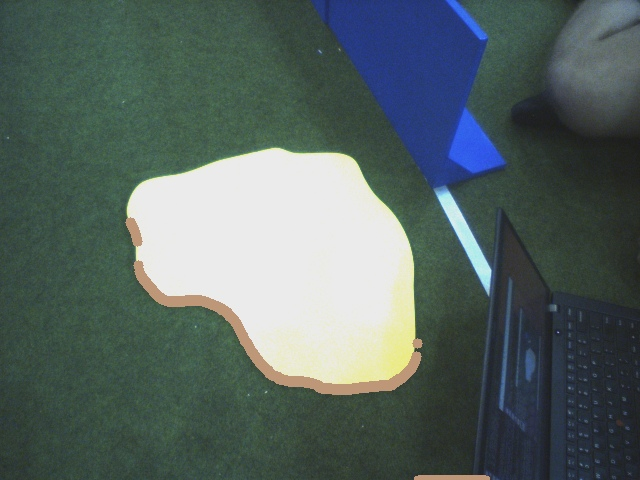
#> input picture images/2nVCIvvcv3U.jpg, 640 x 480 px
$ python -i image_processing.py   (imports and definitions only)   (older library calls are emulated)
#> lines starting #> are read from the running program, lines starting #| are printed output that depends on the picture; after the words box and inside, x2 and y2 are one past the last pixel; in counts of white or black regions, pixels touching at a corner belong together
import cv2
import numpy as np

#Basic image processing methods

#Method for filling holes in connected components of the mask
#Brings all the connected components to simply connected

def fill_holes (img):
    (h, w) = img.shape

    before_area = img.sum ()

    img_enlarged = np.zeros ((h + 2, w + 2), np.uint8)
    img_enlarged [1:h+1, 1:w+1] = img

    img_enl_not = cv2.bitwise_not (img_enlarged)
    th, im_th = cv2.threshold (img_enl_not, 220, 255, cv2.THRESH_BINARY_INV);

    im_floodfill = im_th.copy()

    h, w = im_th.shape[:2]
    mask = np.zeros((h+2, w+2), np.uint8)

    cv2.floodFill(im_floodfill, mask, (0,0), 255);
    im_floodfill_inv = cv2.bitwise_not(im_floodfill)
    im_out = im_th | im_floodfill_inv

    result = im_out [1:h-1, 1:w-1]

    return result

#Method for bringing 3-channel image to RG-chromaticity color space
#Essentially it is a kind of normalization such that the absolute
#values of the intensity are neglected; the components ratios are not

# [126 lines left out: functions to_RG_chromaticity, to_three, find_max_bounding_box, _in_range, filter_connected_components, not called in this run]

>>> import cv2
>>> picture = cv2.imread('images/2nVCIvvcv3U.jpg', cv2.IMREAD_GRAYSCALE)
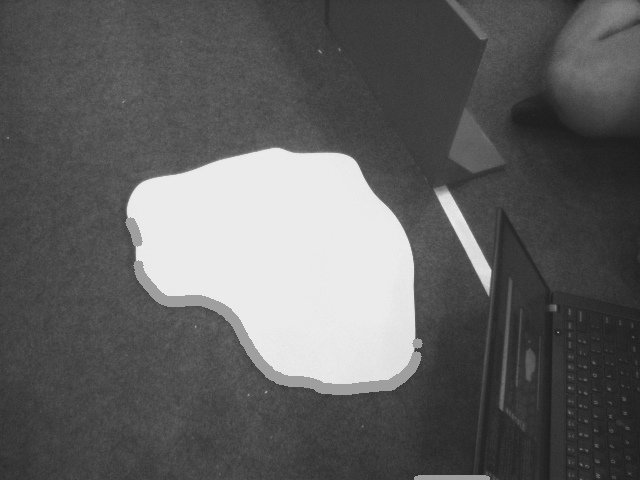
#> picture: shape (480, 640); min 27, max 240, mean 96.4
>>> result = fill_holes(picture)
#> in fill_holes, `before_area = img.sum ()`: before_area = 29600944
#> in fill_holes, `img_enl_not = cv2.bitwise_not (img_enlarged)`:
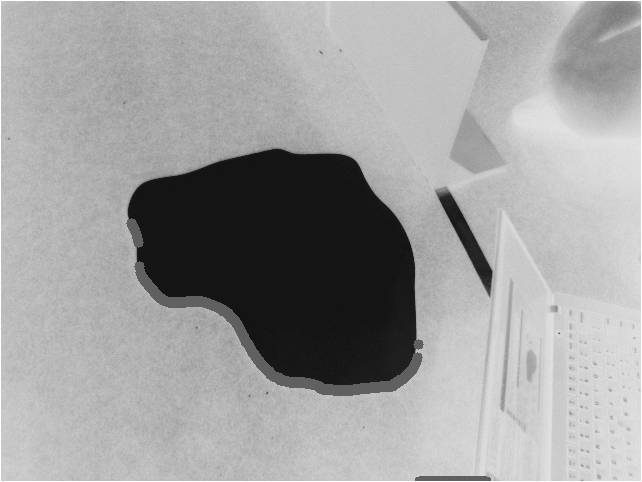
#> img_enl_not: shape (482, 642); min 15, max 255, mean 159.3
#> in fill_holes, `th, im_th = cv2.threshold (img_enl_not, 220, 255, cv2.THRESH_BINARY_IN..`:
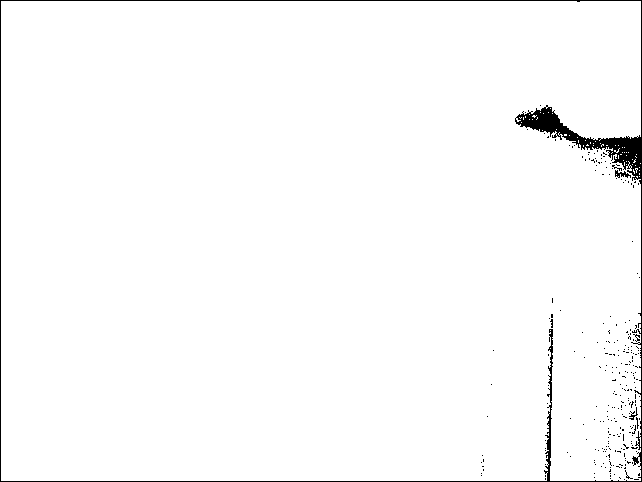
#> im_th: shape (482, 642); 98.2% white; 262 black regions (258 under 20 px), largest, box (x1, y1, x2, y2) and area: (0, 0, 642, 482) 5037, (615, 170, 631, 178) 64, (629, 407, 638, 420) 38, (633, 334, 640, 342) 22
#> in fill_holes, `cv2.floodFill(im_floodfill, mask, (0,0), 255);`:
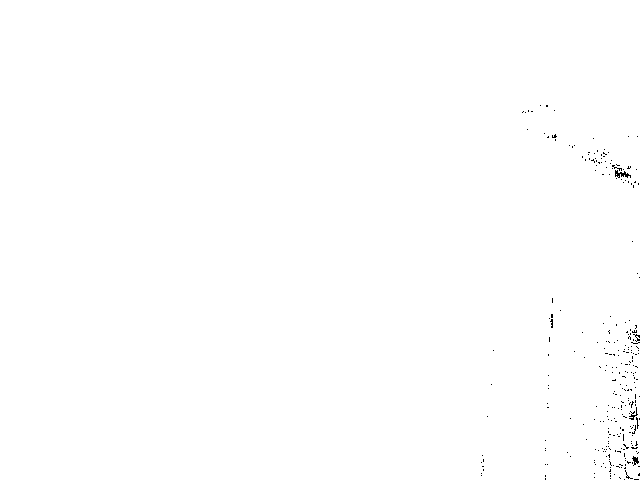
#> im_floodfill: shape (482, 642); 99.7% white; black in thin lines or dots, all inside (x1, y1, x2, y2) = (481, 105, 640, 480)
#> in fill_holes, `im_out = im_th | im_floodfill_inv`:
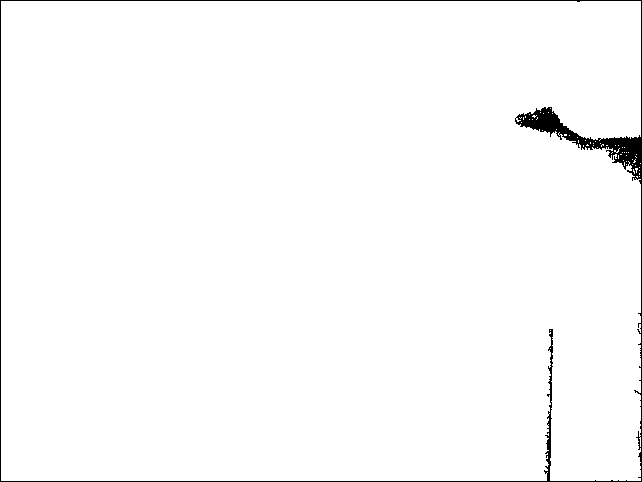
#> im_out: shape (482, 642); 98.4% white; 1 black region, box (x1, y1, x2, y2) and area: (0, 0, 642, 482) 4923
#> in fill_holes, `result = im_out [1:h-1, 1:w-1]`:
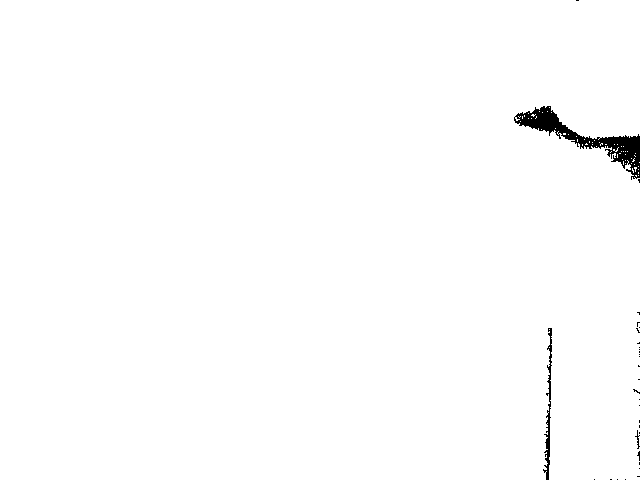
#> result: shape (480, 640); 99.1% white; 31 black regions (28 under 20 px), largest, box (x1, y1, x2, y2) and area: (514, 106, 640, 180) 2129, (543, 328, 552, 480) 426, (635, 430, 640, 449) 30

$ run again, on images/obstacle_only.jpg
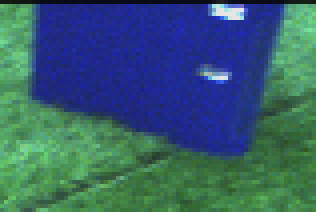
#> input picture images/obstacle_only.jpg, 79 x 53 px (shown 4 times larger)
#> `picture = cv2.imread('images/2nVCIvvcv3U.jpg', cv2.IMREAD_GRAYSCALE)`:
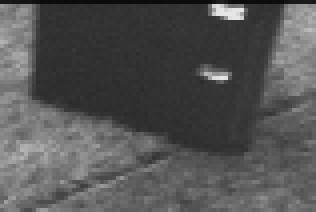
#> picture: shape (53, 79) (shown 4 times larger); min 10, max 231, mean 83.8
#> before_area = 350774
#> im_th: shape (55, 81); 92.2% white; 1 black region, box (x1, y1, x2, y2) and area: (0, 0, 81, 55) 346
#> im_floodfill: shape (55, 81); every value is 255
#> im_floodfill_inv: shape (55, 81); every value is 0
#> in fill_holes, `result = im_out [1:h-1, 1:w-1]`:
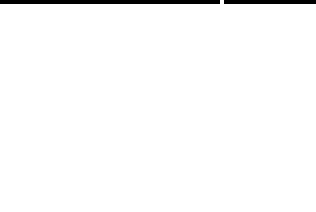
#> result: shape (53, 79) (shown 4 times larger); 98.1% white; black in thin lines or dots, all inside (x1, y1, x2, y2) = (0, 0, 79, 1)
